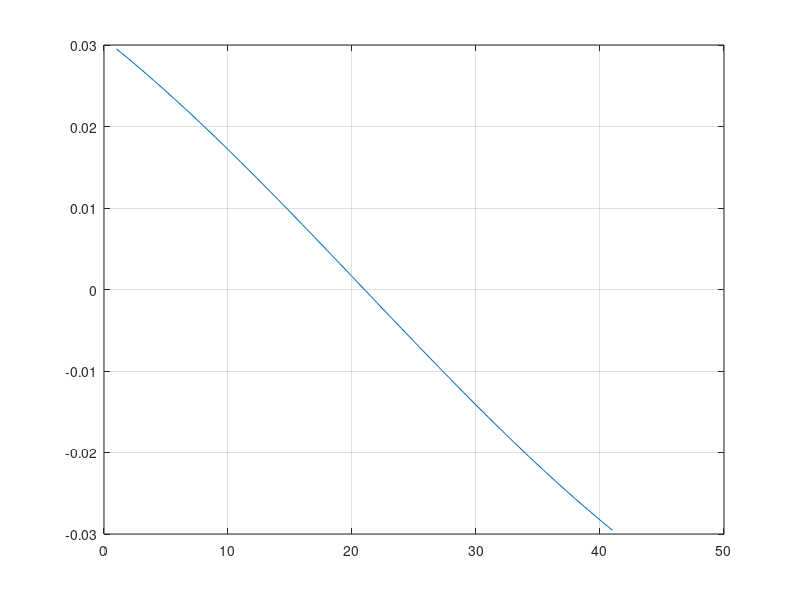

MATLAB code for this plot: (Note: this script raises an error after producing the figure.)
RowNumber=25;
sigma=50;
kappa=sigma/2;
x=-20:20;
G=-x./kappa^2.*exp(-x.^2/(2*sigma^2));
G1=-G;
plot(G)
hold on
grid on 

plot(data(RowNumber,:))
convd=conv(data(RowNumber,:),G,'same');
convdInv=conv(data(RowNumber,:),G1,'same');
% [Dmax,Imax]=max(convd);
% [Dmin,Imin]=min(convd);
[maxs,Imaxs]=findpeaks(convd,'MinPeakHeight',2);
[mins,Imins]=findpeaks(-convd,'MinPeakHeight',2);
findpeaks(convd,'MinPeakHeight',2);
findpeaks(-convd,'MinPeakHeight',2);
% [Dmax,Imax]=max(maxs);
% Imax=Imaxs(Imax);
% [Dmin,Imin]=max(mins);
% Imin=Imins(Imin);
plot(convd)
% plot(convdInv)
% scatter([Imax Imin],[0 0],20,'filled')